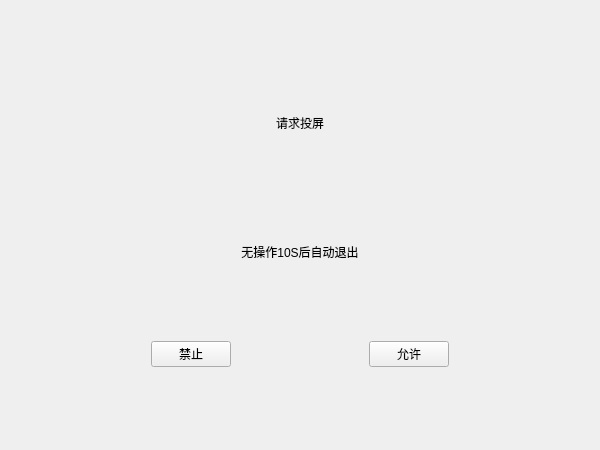
<?xml version="1.0" encoding="UTF-8"?>
<ui version="4.0">
 <class>Widget</class>
 <widget class="QWidget" name="Widget">
  <property name="geometry">
   <rect>
    <x>0</x>
    <y>0</y>
    <width>600</width>
    <height>450</height>
   </rect>
  </property>
  <property name="minimumSize">
   <size>
    <width>600</width>
    <height>450</height>
   </size>
  </property>
  <property name="maximumSize">
   <size>
    <width>600</width>
    <height>450</height>
   </size>
  </property>
  <property name="windowTitle">
   <string>Widget</string>
  </property>
  <layout class="QVBoxLayout" name="verticalLayout_4">
   <item>
    <widget class="QStackedWidget" name="stackedWidget">
     <property name="currentIndex">
      <number>0</number>
     </property>
     <widget class="QWidget" name="connectPage">
      <layout class="QVBoxLayout" name="verticalLayout_2" stretch="1,0,1,0,1,0,1">
       <item>
        <spacer name="verticalSpacer">
         <property name="orientation">
          <enum>Qt::Vertical</enum>
         </property>
         <property name="sizeHint" stdset="0">
          <size>
           <width>565</width>
           <height>50</height>
          </size>
         </property>
        </spacer>
       </item>
       <item>
        <widget class="QLabel" name="deviceLabel">
         <property name="minimumSize">
          <size>
           <width>0</width>
           <height>80</height>
          </size>
         </property>
         <property name="maximumSize">
          <size>
           <width>16777215</width>
           <height>80</height>
          </size>
         </property>
         <property name="layoutDirection">
          <enum>Qt::LeftToRight</enum>
         </property>
         <property name="text">
          <string>请求投屏</string>
         </property>
         <property name="alignment">
          <set>Qt::AlignCenter</set>
         </property>
        </widget>
       </item>
       <item>
        <spacer name="verticalSpacer_2">
         <property name="orientation">
          <enum>Qt::Vertical</enum>
         </property>
         <property name="sizeHint" stdset="0">
          <size>
           <width>565</width>
           <height>50</height>
          </size>
         </property>
        </spacer>
       </item>
       <item>
        <widget class="QLabel" name="warningLabel">
         <property name="minimumSize">
          <size>
           <width>0</width>
           <height>40</height>
          </size>
         </property>
         <property name="maximumSize">
          <size>
           <width>16777215</width>
           <height>40</height>
          </size>
         </property>
         <property name="text">
          <string>无操作10S后自动退出</string>
         </property>
         <property name="alignment">
          <set>Qt::AlignCenter</set>
         </property>
        </widget>
       </item>
       <item>
        <spacer name="verticalSpacer_4">
         <property name="orientation">
          <enum>Qt::Vertical</enum>
         </property>
         <property name="sizeHint" stdset="0">
          <size>
           <width>17</width>
           <height>50</height>
          </size>
         </property>
        </spacer>
       </item>
       <item>
        <layout class="QHBoxLayout" name="horizontalLayout">
         <item>
          <spacer name="horizontalSpacer_2">
           <property name="orientation">
            <enum>Qt::Horizontal</enum>
           </property>
           <property name="sizeHint" stdset="0">
            <size>
             <width>40</width>
             <height>20</height>
            </size>
           </property>
          </spacer>
         </item>
         <item>
          <widget class="QPushButton" name="forbidBtn">
           <property name="enabled">
            <bool>true</bool>
           </property>
           <property name="text">
            <string>禁止</string>
           </property>
          </widget>
         </item>
         <item>
          <spacer name="horizontalSpacer">
           <property name="orientation">
            <enum>Qt::Horizontal</enum>
           </property>
           <property name="sizeHint" stdset="0">
            <size>
             <width>40</width>
             <height>20</height>
            </size>
           </property>
          </spacer>
         </item>
         <item>
          <widget class="QPushButton" name="permitBtn">
           <property name="enabled">
            <bool>true</bool>
           </property>
           <property name="text">
            <string>允许</string>
           </property>
          </widget>
         </item>
         <item>
          <spacer name="horizontalSpacer_3">
           <property name="orientation">
            <enum>Qt::Horizontal</enum>
           </property>
           <property name="sizeHint" stdset="0">
            <size>
             <width>40</width>
             <height>20</height>
            </size>
           </property>
          </spacer>
         </item>
        </layout>
       </item>
       <item>
        <spacer name="verticalSpacer_3">
         <property name="orientation">
          <enum>Qt::Vertical</enum>
         </property>
         <property name="sizeHint" stdset="0">
          <size>
           <width>565</width>
           <height>50</height>
          </size>
         </property>
        </spacer>
       </item>
      </layout>
     </widget>
     <widget class="QWidget" name="page_3">
      <layout class="QVBoxLayout" name="verticalLayout_3">
       <item>
        <spacer name="verticalSpacer_5">
         <property name="orientation">
          <enum>Qt::Vertical</enum>
         </property>
         <property name="sizeHint" stdset="0">
          <size>
           <width>20</width>
           <height>37</height>
          </size>
         </property>
        </spacer>
       </item>
       <item>
        <widget class="QLabel" name="pinLabel">
         <property name="minimumSize">
          <size>
           <width>0</width>
           <height>80</height>
          </size>
         </property>
         <property name="maximumSize">
          <size>
           <width>16777215</width>
           <height>80</height>
          </size>
         </property>
         <property name="text">
          <string>请输入如下PIN码：********</string>
         </property>
         <property name="alignment">
          <set>Qt::AlignCenter</set>
         </property>
        </widget>
       </item>
       <item>
        <spacer name="verticalSpacer_6">
         <property name="orientation">
          <enum>Qt::Vertical</enum>
         </property>
         <property name="sizeHint" stdset="0">
          <size>
           <width>20</width>
           <height>37</height>
          </size>
         </property>
        </spacer>
       </item>
       <item>
        <widget class="QLabel" name="pinStatusLabel">
         <property name="minimumSize">
          <size>
           <width>0</width>
           <height>50</height>
          </size>
         </property>
         <property name="maximumSize">
          <size>
           <width>16777215</width>
           <height>50</height>
          </size>
         </property>
         <property name="text">
          <string>配对中</string>
         </property>
         <property name="alignment">
          <set>Qt::AlignCenter</set>
         </property>
        </widget>
       </item>
       <item>
        <spacer name="verticalSpacer_13">
         <property name="orientation">
          <enum>Qt::Vertical</enum>
         </property>
         <property name="sizeHint" stdset="0">
          <size>
           <width>20</width>
           <height>40</height>
          </size>
         </property>
        </spacer>
       </item>
       <item>
        <widget class="QLabel" name="labelTip">
         <property name="text">
          <string>请直接重新连接，或重新开关投屏功能后再次连接</string>
         </property>
         <property name="alignment">
          <set>Qt::AlignCenter</set>
         </property>
        </widget>
       </item>
       <item>
        <spacer name="verticalSpacer_12">
         <property name="orientation">
          <enum>Qt::Vertical</enum>
         </property>
         <property name="sizeHint" stdset="0">
          <size>
           <width>20</width>
           <height>40</height>
          </size>
         </property>
        </spacer>
       </item>
       <item>
        <layout class="QHBoxLayout" name="horizontalLayout_2" stretch="4,0,1">
         <item>
          <spacer name="horizontalSpacer_4">
           <property name="orientation">
            <enum>Qt::Horizontal</enum>
           </property>
           <property name="sizeHint" stdset="0">
            <size>
             <width>40</width>
             <height>20</height>
            </size>
           </property>
          </spacer>
         </item>
         <item>
          <widget class="QPushButton" name="exitBtn">
           <property name="text">
            <string>退出</string>
           </property>
          </widget>
         </item>
         <item>
          <spacer name="horizontalSpacer_5">
           <property name="orientation">
            <enum>Qt::Horizontal</enum>
           </property>
           <property name="sizeHint" stdset="0">
            <size>
             <width>40</width>
             <height>20</height>
            </size>
           </property>
          </spacer>
         </item>
        </layout>
       </item>
       <item>
        <spacer name="verticalSpacer_7">
         <property name="orientation">
          <enum>Qt::Vertical</enum>
         </property>
         <property name="sizeHint" stdset="0">
          <size>
           <width>20</width>
           <height>40</height>
          </size>
         </property>
        </spacer>
       </item>
      </layout>
     </widget>
     <widget class="QWidget" name="page_4">
      <layout class="QVBoxLayout" name="verticalLayout">
       <item>
        <spacer name="verticalSpacer_8">
         <property name="orientation">
          <enum>Qt::Vertical</enum>
         </property>
         <property name="sizeHint" stdset="0">
          <size>
           <width>20</width>
           <height>75</height>
          </size>
         </property>
        </spacer>
       </item>
       <item>
        <widget class="QLabel" name="mediaStatusLabel">
         <property name="text">
          <string>多媒体协商中/成功/失败</string>
         </property>
         <property name="alignment">
          <set>Qt::AlignCenter</set>
         </property>
        </widget>
       </item>
       <item>
        <spacer name="verticalSpacer_9">
         <property name="orientation">
          <enum>Qt::Vertical</enum>
         </property>
         <property name="sizeHint" stdset="0">
          <size>
           <width>20</width>
           <height>75</height>
          </size>
         </property>
        </spacer>
       </item>
       <item>
        <widget class="QLabel" name="playerLabel">
         <property name="text">
          <string>播放器准备启动</string>
         </property>
         <property name="alignment">
          <set>Qt::AlignCenter</set>
         </property>
        </widget>
       </item>
       <item>
        <spacer name="verticalSpacer_10">
         <property name="orientation">
          <enum>Qt::Vertical</enum>
         </property>
         <property name="sizeHint" stdset="0">
          <size>
           <width>20</width>
           <height>75</height>
          </size>
         </property>
        </spacer>
       </item>
       <item>
        <layout class="QHBoxLayout" name="horizontalLayout_3" stretch="4,0,1">
         <item>
          <spacer name="horizontalSpacer_6">
           <property name="orientation">
            <enum>Qt::Horizontal</enum>
           </property>
           <property name="sizeHint" stdset="0">
            <size>
             <width>40</width>
             <height>20</height>
            </size>
           </property>
          </spacer>
         </item>
         <item>
          <widget class="QPushButton" name="exitBtn3">
           <property name="text">
            <string>退出</string>
           </property>
          </widget>
         </item>
         <item>
          <spacer name="horizontalSpacer_7">
           <property name="orientation">
            <enum>Qt::Horizontal</enum>
           </property>
           <property name="sizeHint" stdset="0">
            <size>
             <width>40</width>
             <height>20</height>
            </size>
           </property>
          </spacer>
         </item>
        </layout>
       </item>
       <item>
        <spacer name="verticalSpacer_11">
         <property name="orientation">
          <enum>Qt::Vertical</enum>
         </property>
         <property name="sizeHint" stdset="0">
          <size>
           <width>20</width>
           <height>75</height>
          </size>
         </property>
        </spacer>
       </item>
      </layout>
     </widget>
     <widget class="QWidget" name="page">
      <layout class="QVBoxLayout" name="verticalLayout_5">
       <item>
        <spacer name="verticalSpacer_14">
         <property name="orientation">
          <enum>Qt::Vertical</enum>
         </property>
         <property name="sizeHint" stdset="0">
          <size>
           <width>20</width>
           <height>92</height>
          </size>
         </property>
        </spacer>
       </item>
       <item>
        <widget class="QLabel" name="label">
         <property name="minimumSize">
          <size>
           <width>0</width>
           <height>80</height>
          </size>
         </property>
         <property name="maximumSize">
          <size>
           <width>16777215</width>
           <height>80</height>
          </size>
         </property>
         <property name="text">
          <string>投屏设备已断开</string>
         </property>
         <property name="scaledContents">
          <bool>false</bool>
         </property>
         <property name="alignment">
          <set>Qt::AlignCenter</set>
         </property>
        </widget>
       </item>
       <item>
        <spacer name="verticalSpacer_15">
         <property name="orientation">
          <enum>Qt::Vertical</enum>
         </property>
         <property name="sizeHint" stdset="0">
          <size>
           <width>20</width>
           <height>91</height>
          </size>
         </property>
        </spacer>
       </item>
       <item>
        <layout class="QHBoxLayout" name="horizontalLayout_4" stretch="4,0,1">
         <item>
          <spacer name="horizontalSpacer_8">
           <property name="orientation">
            <enum>Qt::Horizontal</enum>
           </property>
           <property name="sizeHint" stdset="0">
            <size>
             <width>40</width>
             <height>20</height>
            </size>
           </property>
          </spacer>
         </item>
         <item>
          <widget class="QPushButton" name="exitBtn4">
           <property name="text">
            <string>退出</string>
           </property>
          </widget>
         </item>
         <item>
          <spacer name="horizontalSpacer_9">
           <property name="orientation">
            <enum>Qt::Horizontal</enum>
           </property>
           <property name="sizeHint" stdset="0">
            <size>
             <width>40</width>
             <height>20</height>
            </size>
           </property>
          </spacer>
         </item>
        </layout>
       </item>
       <item>
        <spacer name="verticalSpacer_16">
         <property name="orientation">
          <enum>Qt::Vertical</enum>
         </property>
         <property name="sizeHint" stdset="0">
          <size>
           <width>20</width>
           <height>92</height>
          </size>
         </property>
        </spacer>
       </item>
      </layout>
     </widget>
    </widget>
   </item>
  </layout>
 </widget>
 <resources/>
 <connections/>
</ui>
